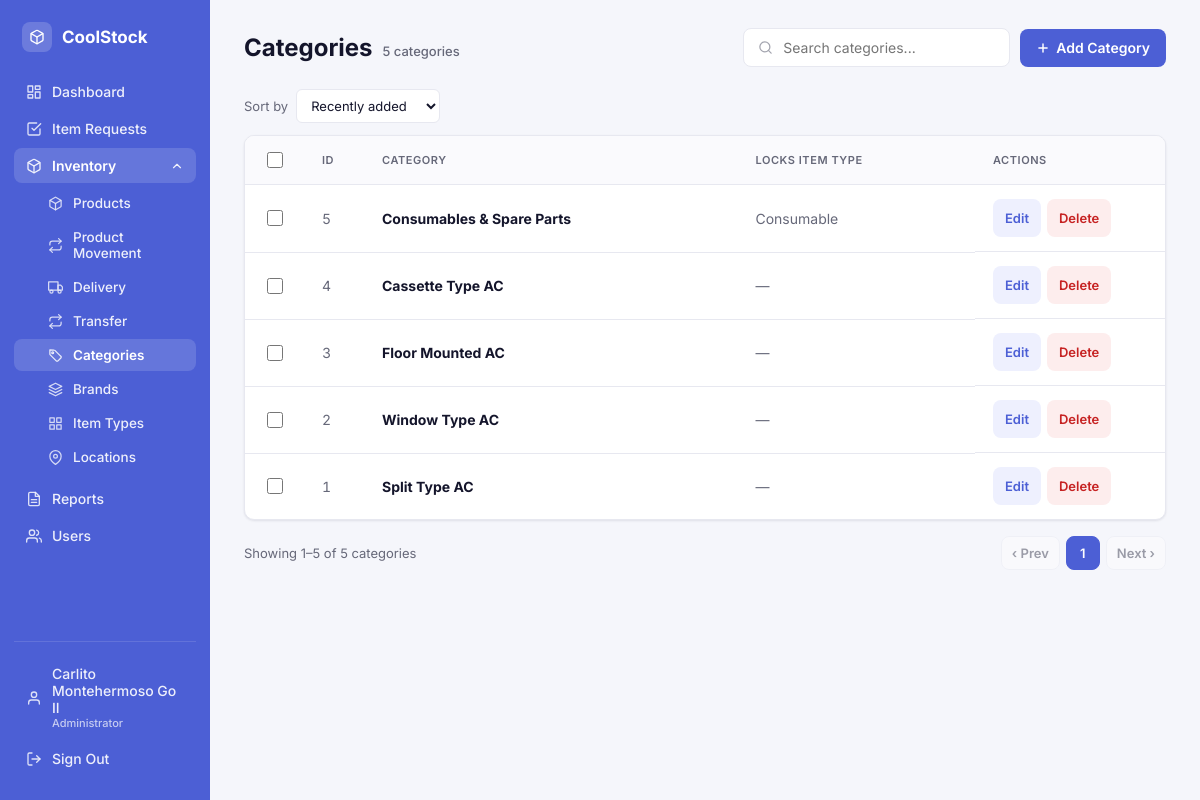
The app's page /index.php?module=categories&action=index (signed in) with its own data.
### tables this page shows
CREATE TABLE `item_categories` (
  `category_id` int(11) NOT NULL,
  `category_name` varchar(100) NOT NULL,
  `item_type_id` int(11) DEFAULT NULL
);

CREATE TABLE `item_types` (
  `item_type_id` int(11) NOT NULL,
  `type_name` varchar(100) NOT NULL,
  `requires_serial` tinyint(1) NOT NULL DEFAULT 1
);

### Controllers/CategoryController.php (called while the page is built, shortened)
<?php
require_once __DIR__ . '/../Models/Category.php';
class CategoryController
{
    private Category $category;
    public function __construct()
    {
        $this->category = new Category();
    }
    public function index(): void
    {
        $sort = $_GET['sort'] ?? 'newest';
        $page = max(1, (int) ($_GET['page'] ?? 1));
        $totalCount = $this->category->count();
        $totalPages = max(1, (int) ceil($totalCount / self::PER_PAGE));
        $page = min($page, $totalPages);
        $offset = ($page - 1) * self::PER_PAGE;
        $categories = $this->category->readAllWithCounts($sort, self::PER_PAGE, $offset);
        $pagination = [
            'page' => $page,
            'perPage' => self::PER_PAGE,
            'totalCount' => $totalCount,
            'totalPages' => $totalPages,
        ];
        require __DIR__ . '/../Views/categories/index.php';
    }
}

### Config/Database.php (called while the page is built, shortened)
<?php
class Database
{
    private static ?Database $instance = null;
    private PDO $conn;
    private string $host     = "localhost";
    private string $db_name  = "mister_aircon";
    private string $username = "root";
    private string $password = "";
    private function __construct()
    {
        try {
            $this->conn = new PDO(
                "mysql:host={$this->host};dbname={$this->db_name};charset=utf8mb4",
                $this->username,
                $this->password
            );
            $this->conn->setAttribute(PDO::ATTR_ERRMODE, PDO::ERRMODE_EXCEPTION);
            $this->conn->setAttribute(PDO::ATTR_DEFAULT_FETCH_MODE, PDO::FETCH_ASSOC);
        } catch (PDOException $e) {
            die("Database connection failed: " . $e->getMessage());
        }
    }
    public static function getInstance(): Database
    {
        if (self::$instance === null) {
            self::$instance = new Database();
        }
        return self::$instance;
    }
    public function getConnection(): PDO
    {
        return $this->conn;
    }
}

### Models/Category.php (called while the page is built, shortened)
<?php
require_once __DIR__ . '/../Config/Database.php';
class Category
{
    private PDO $conn;
    private string $table = "item_categories";
    public function __construct()
    {
        $this->conn = Database::getInstance()->getConnection();
    }
    public function readAllWithCounts(?string $sort = null, ?int $limit = null, ?int $offset = null): array
    {
        $query = "SELECT c.*, COUNT(i.item_id) AS product_count, t.type_name AS locked_type_name
                  FROM {$this->table} c
                  LEFT JOIN inventory_items i ON i.category_id = c.category_id
                  LEFT JOIN item_types t ON t.item_type_id = c.item_type_id
                  GROUP BY c.category_id";
        $orderBy = self::SORT_OPTIONS[$sort] ?? self::SORT_OPTIONS['newest'];
        $query .= " ORDER BY {$orderBy}";
        if ($limit !== null) {
            $query .= " LIMIT :limit OFFSET :offset";
        }
        $stmt = $this->conn->prepare($query);
        if ($limit !== null) {
            $stmt->bindValue(':limit', $limit, PDO::PARAM_INT);
            $stmt->bindValue(':offset', $offset ?? 0, PDO::PARAM_INT);
        }
        $stmt->execute();
        return $stmt->fetchAll();
    }
    public function count(): int
    {
        $stmt = $this->conn->query("SELECT COUNT(*) AS total FROM {$this->table}");
        return (int) $stmt->fetch()['total'];
    }
}

### Helpers/format.php (called while the page is built, shortened)
<?php
function paginate_page_numbers(int $current, int $totalPages, int $window = 1): array
{
    if ($totalPages <= 1) {
        return $totalPages === 1 ? [1] : [];
    }
    $result = [];
    return $result;
}

### Views/categories/index.php (the view, shortened to what this page needs)
<?php
$currentSort = $_GET['sort'] ?? 'newest';
$count = $pagination['totalCount'];
require __DIR__ . '/../partials/header.php';
function categoryPageUrl(int $page): string
{
    return "index.php?module=categories&action=index"
        . "&sort=" . urlencode($_GET['sort'] ?? 'newest')
        . "&page=" . $page;
}
?>
        <div class="page-header">
            <div class="page-title-group">
                <h1 class="page-title">Categories</h1>
                <span class="page-title-count"><?= $count ?> <?= $count === 1 ? 'category' : 'categories' ?></span>
            </div>
            <div class="header-actions">
                <div class="search-box">
                    <svg width="15" height="15" viewBox="0 0 24 24" fill="none" stroke="currentColor" stroke-width="2" stroke-linecap="round" stroke-linejoin="round"><circle cx="11" cy="11" r="8"/><line x1="21" y1="21" x2="16.65" y2="16.65"/></svg>
                    <input type="text" id="categorySearch" placeholder="Search categories..." onkeyup="filterCategories()">
                </div>
                <button type="button" class="btn btn-primary" onclick="openAddCategoryModal()">
                    <svg width="14" height="14" viewBox="0 0 24 24" fill="none" stroke="currentColor" stroke-width="2.5" stroke-linecap="round" stroke-linejoin="round"><line x1="12" y1="5" x2="12" y2="19"/><line x1="5" y1="12" x2="19" y2="12"/></svg>
                    Add Category
                </button>
            </div>
        </div>
        <div class="sort-bar">
            <label for="sortSelect">Sort by</label>
            <select id="sortSelect" onchange="location.href = 'index.php?module=categories&action=index&sort=' + this.value">
                <option value="newest" <?= $currentSort === 'newest' ? 'selected' : '' ?>>Recently added</option>
            </select>
        </div>
        <form method="POST" id="bulkCategoryForm">
            <div class="table-card">
                <table id="categoryTable">
                    <thead>
                        <tr>
                            <th style="width:36px;"><input type="checkbox" id="selectAllCategories" class="row-check" onclick="toggleAllCategories(this)"></th>
                            <th style="width:60px;">ID</th>
                            <th>Category</th>
                            <th>Locks Item Type</th>
                            <th style="width:190px;">Actions</th>
                        </tr>
                    </thead>
                    <tbody>
                        <?php if (empty($categories)): ?>
                            <tr class="empty-row">
                                <td colspan="5">No categories match these filters.</td>
                            </tr>
                        <?php else: ?>
                            <?php foreach ($categories as $cat): ?>
                                <tr>
                                    <td><input type="checkbox" name="selected_ids[]" value="<?= $cat['category_id'] ?>" class="row-check category-check" onchange="updateBulkBarCategories()"></td>
                                    <td class="cell-id"><?= (int) $cat['category_id'] ?></td>
                                    <td><strong><?= htmlspecialchars($cat['category_name']) ?></strong></td>
                                    <td class="cell-muted"><?= htmlspecialchars($cat['locked_type_name'] ?? '—') ?></td>
                                    <td class="actions">
                                        <button type="button" class="btn btn-edit btn-sm" onclick="openEditCategoryModal(<?= $cat['category_id'] ?>)">Edit</button>
                                        <button type="button" class="btn btn-danger btn-sm" onclick="openDeleteCategoryModal(<?= $cat['category_id'] ?>)">Delete</button>
                                    </td>
                                </tr>
                            <?php endforeach; ?>
                        <?php endif; ?>
                    </tbody>
                </table>
            </div>
        </form>
        <?php if ($pagination['totalCount'] > 0): ?>
            <?php
            $startRow = ($pagination['page'] - 1) * $pagination['perPage'] + 1;
            $endRow = min($pagination['page'] * $pagination['perPage'], $pagination['totalCount']);
            ?>
            <div class="pagination-bar">
                <span>Showing <?= $startRow ?>–<?= $endRow ?> of <?= $pagination['totalCount'] ?> categories</span>
                <div class="pagination-controls">
                    <a href="<?= categoryPageUrl(max(1, $pagination['page'] - 1)) ?>" class="page-btn <?= $pagination['page'] <= 1 ? 'disabled' : '' ?>">&lsaquo; Prev</a>
                    <?php foreach (paginate_page_numbers($pagination['page'], $pagination['totalPages']) as $p): ?>
                        <?php if ($p === null): ?>
                            <span class="page-ellipsis">&hellip;</span>
                        <?php else: ?>
                            <a href="<?= categoryPageUrl($p) ?>" class="page-btn <?= $p === $pagination['page'] ? 'active' : '' ?>"><?= $p ?></a>
                        <?php endif; ?>
                    <?php endforeach; ?>
                    <a href="<?= categoryPageUrl(min($pagination['totalPages'], $pagination['page'] + 1)) ?>" class="page-btn <?= $pagination['page'] >= $pagination['totalPages'] ? 'disabled' : '' ?>">Next &rsaquo;</a>
                </div>
            </div>
        <?php endif; ?>
<?php require __DIR__ . '/../partials/footer.php'; ?>

### records on screen
item_categories: category_id "5", category_name "Consumables & Spare Parts", item_type.type_name "Consumable"
item_categories: category_id "4", category_name "Cassette Type AC", locked_type_name "—"
item_categories: category_id "3", category_name "Floor Mounted AC", locked_type_name "—"
item_categories: category_id "2", category_name "Window Type AC", locked_type_name "—"
item_categories: category_id "1", category_name "Split Type AC", locked_type_name "—"

### other values on screen
$viewer['full_name'] "Carlito Montehermoso Go II"
User::roleLabel($viewer['role']) "Administrator"
$count "5"
$startRow "1"
$endRow "5"
$pagination['totalCount'] "5"
$p "1"
